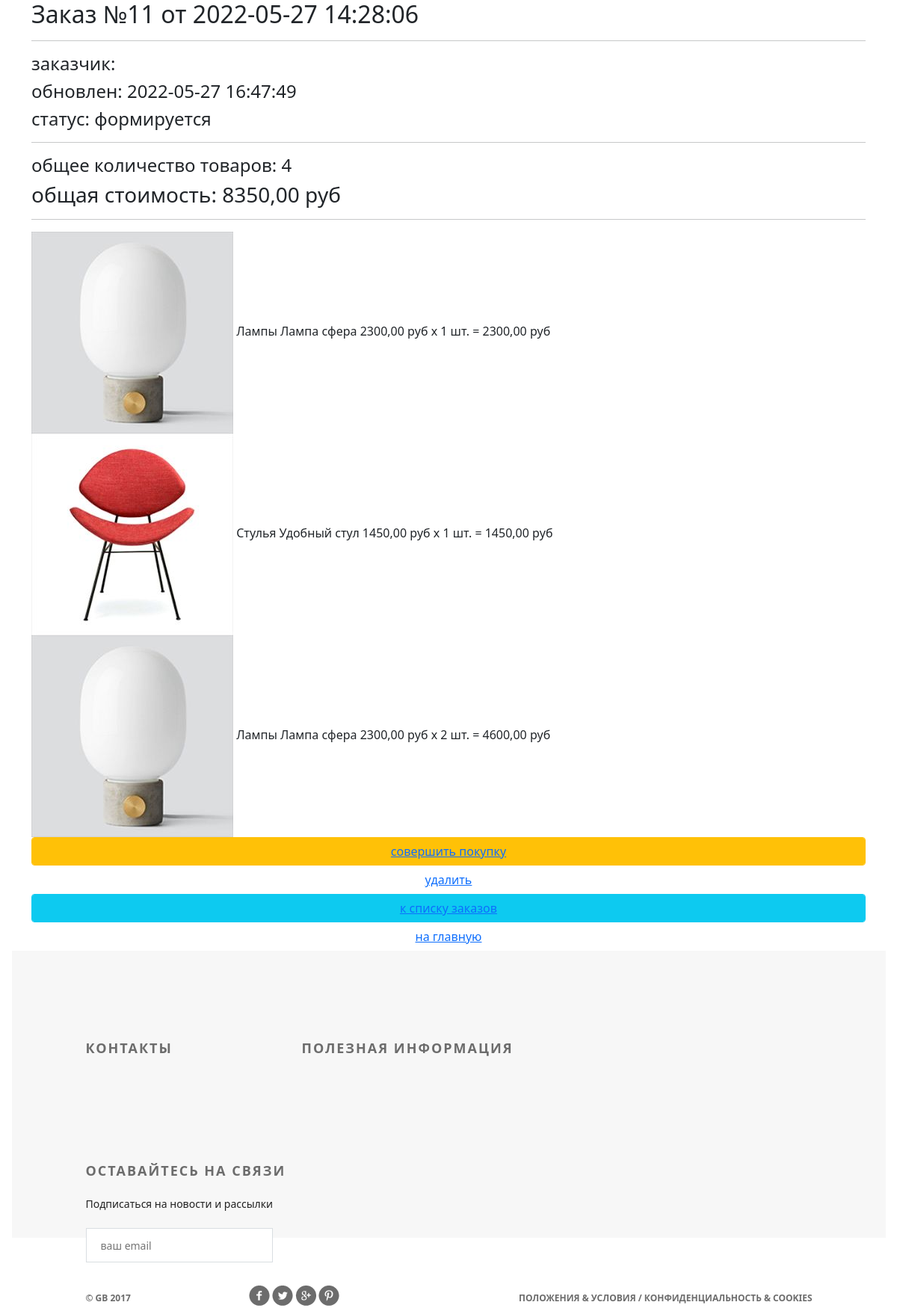
Screenshot of /orders/read/11/ with the database file from the repository.
### ordersapp/models.py (models this page shows, shortened)
class Order(models.Model):
    FORMING = 'FM'
    SENT_TO_PROCEED = 'STP'
    PROCEEDED = 'PRD'
    PAID = 'PD'
    READY = 'RDY'
    CANCEL = 'CNC'
    ORDER_STATUSES_CHOICES = (
        (FORMING, 'формируется'),
        (SENT_TO_PROCEED, 'отправлен на обработку'),
        (PROCEEDED, 'обрабатывается'),
        (PAID, 'оплачен'),
        (READY, 'готов к выдаче'),
        (CANCEL, 'отменен'),
    )
    user = models.ForeignKey(
        settings.AUTH_USER_MODEL,
        on_delete=models.CASCADE,
    )
    created = models.DateTimeField(verbose_name='создан', auto_now_add=True)
    updated = models.DateTimeField(verbose_name='изменен', auto_now=True)
    status = models.CharField(
        verbose_name='статус',
        max_length=3,
        choices=ORDER_STATUSES_CHOICES,
        default=FORMING,
    )
    is_active = models.BooleanField(verbose_name='активен', default=True)
    class Meta:
        ordering = ('-created',)
        verbose_name = 'заказ'
        verbose_name_plural = 'заказы'
    def get_total_quantity(self):
        items = self.orderitems.select_related()
        return sum(list(map(lambda x: x.quantity, items)))
    def get_total_cost(self):
        items = self.orderitems.select_related()
        return sum(list(map(lambda x: x.quantity * x.product.price, items)))

class OrderItem(models.Model):
    objects = OrderItemQuerySet.as_manager()
    order = models.ForeignKey(
        Order,
        related_name="orderitems",
        on_delete=models.CASCADE,
    )
    product = models.ForeignKey(
        Product,
        verbose_name='продукт',
        on_delete=models.CASCADE,
    )
    quantity = models.PositiveIntegerField(
        verbose_name='колличество',
        default=0
    )
    def get_product_cost(self):
        return self.product.price * self.quantity

### mainapp/models.py (models this page shows, shortened)
class Product(models.Model):
    category = models.ForeignKey(
        ProductCategory,
        on_delete=models.CASCADE
    )
    name = models.CharField(
        verbose_name='имя продукт',
        max_length=128
    )
    image = models.ImageField(
        upload_to='products_images',
        blank=True
    )
    short_desc = models.CharField(
        verbose_name='краткое описание',
        max_length=60,
        blank=True
    )
    description = models.TextField(
        verbose_name='описание',
        blank=True
    )
    price = models.DecimalField(
        verbose_name='цена',
        max_digits=8,
        decimal_places=2,
        default=0
    )
    quantity = models.PositiveIntegerField(
        verbose_name='количество на складе',
        default=0
    )
    is_active = models.BooleanField(
        verbose_name='активна',
        default=True
    )

class ProductCategory(models.Model):
    name = models.CharField(
        verbose_name='имя',
        max_length=64,
        unique=True
    )
    description = models.TextField(
        verbose_name='описание',
        blank=True
    )
    is_active = models.BooleanField(
        verbose_name='активна',
        default=True
    )

### ordersapp/views.py (the view)
# urls.py: path('read/<int:pk>/', ordersapp.OrderRead.as_view(), name='order_read'),
class OrderRead(DetailView):
    model = Order
    extra_context = {'title': 'заказы/просмотр'}

### mainapp/context_processors.py (called while the page is built)
def basket(request):
    print(f'context processor basket works')
    basket =[]
    if request.user.is_authenticated:
       basket = Basket.objects.filter(user=request.user)
    return {
        'basket': basket,
    }

### ordersapp/templates/ordersapp/order_detail.html
{% extends "geekshop/base.html" %}
{% load static %}
{% block content %}
   {% include 'ordersapp/includes/inc_order_summary.html' %}
   <div class="basket_list">
       {% for item in object.orderitems.select_related %}
           <div class="basket_record">
               <img src="{{ item.product.image }}"
                    alt="{{ item.product.short_desc }}">
               <span class="category_name">
                   {{ item.product.category.name }}
               </span>
               <span class="product_name">{{ item.product.name }}</span>
               <span class="product_price">
                   {{ item.product.price }}&nbspруб
               </span>
               <span class="product_quantitiy">
                   x {{ item.quantity }} шт.
               </span>
               <span class="product_cost">
                    = {{ item.get_product_cost }}&nbspруб
               </span>
           </div>
       {% endfor %}
   </div>
   {% include 'ordersapp/includes/inc_order_actions.html' %}
{% endblock %}

### geekshop/templates/geekshop/base.html (shortened to what this page needs)
{% load static %}
<!DOCTYPE html>
<html>
<head>
    <link rel="stylesheet" type="text/css" href="{% static 'geekshop/style.css' %}">
    <link href="https://cdn.jsdelivr.net/npm/bootstrap@5.0.2/dist/css/bootstrap.min.css" rel="stylesheet">
</head>
<body>
    <div class="container">
        {% block content %}
        {% endblock %}
        <div class="clr"></div>
    </div>
    {% include 'geekshop/includes/footer.html' %}
</body>
</html>

### ordersapp/templates/ordersapp/includes/inc_order_summary.html (shortened to what this page needs)
{% if object %}
   <div class="h2">Заказ №{{ object.pk }} от {{ object.created|date:"Y-m-d H:i:s" }}</div>
   <hr>
   <div class="h4">заказчик: {{ user.last_name }} {{ user.first_name }} </div>
   <div class="h4">обновлен: {{ object.updated|date:"Y-m-d H:i:s" }}</div>
   <div class="h4">cтатус: {{ object.get_status_display }}</div>
   <hr>
   <div class="h4">
       общее количество товаров: <span class="order_total_quantity">{{ object.get_total_quantity }}</span>
   </div>
   <div class="h3">
       общая стоимость: <span class="order_total_cost">{{ object.get_total_cost }}</span> руб
   </div>
{% endif %}
<hr>

### ordersapp/templates/ordersapp/includes/inc_order_actions.html
{% if object.status == 'FM' %}
   <button class="btn btn-warning btn-round form-control last">
       <a href="{% url 'ordersapp:order_forming_complete' object.pk %}">
           совершить покупку
       </a>
   </button>
   <button class="btn btn-default btn-round form-control last">
       <a href="{% url 'ordersapp:order_delete' object.pk %}">удалить</a>
   </button>
{% endif %}
<button class="btn btn-info btn-round form-control last">
   <a href="{% url 'ordersapp:orders_list' %}">
       к списку заказов
   </a>
</button>
<button class="btn btn-default btn-round form-control last">
   <a href="{% url 'index' %}">на главную</a>
</button>

### geekshop/templates/geekshop/includes/footer.html
<div class="footer">
    <div class="clearfix">
        <div class="text-footer">
            <h3>контакты</h3>
        </div>
        <div class="text-footer">
            <h3>полезная информация</h3>
        </div>
        <div class="text-footer clearfix">
            <h3>Оставайтесь на связи</h3>
            <p>Подписаться на новости и рассылки</p>
            <form>
                <input type="email" name="email" placeholder="ваш email">
                <a href="#"><i class="fa fa-paper-plane fa-2x" aria-hidden="true"></i></a>
            </form>
        </div>
    </div>
    <p class="small">&copy; GB 2017</p>
    <div class="social">
        <a href="#" class="social1"></a>
        <a href="#" class="social2"></a>
        <a href="#" class="social3"></a>
        <a href="#" class="social4"></a>
    </div>
    <p class="small">Положения &amp; Условия / Конфиденциальность &amp; Cookies</p>
</div>

### geekshop/static/geekshop/style.css (style rules this page uses)
* { margin: 0; padding: 0; }
body { font-family: 'Montserrat', sans-serif; }
html, body { height: 100%; }
.clr { height: 384px; }
.container { width: 1366px; margin: 0 auto; min-height: 100%; }
.clearfix:after { content: ""; display: block; clear: both; }
.footer { height: 384px; width: 1169px; background-color: #f7f7f7; padding-left: 99px; padding-right: 98px; margin: -384px auto 0; clear: both; }
.footer form { position: relative; }
.footer form a i { display: block; width: 21px; height: 21px; position: absolute; z-index: 2; top: 10px; right: 50px; color: #6c6c6c; }
.text-footer { margin-top: 120px; width: 221px; float: left; margin-right: 68px; }
.text-footer:last-child { margin-right: 0; }
.text-footer h3 { text-transform: uppercase; color: #6c6c6c; font-size: 18px; font-weight: 700; text-align: left; margin-bottom: 22px; letter-spacing: 2px; }
.text-footer p { color: #212121; font-size: 14px; font-weight: 300; line-height: 24px; text-align: left; margin-bottom: 20px; }
.text-footer a { text-decoration: none; text-transform: uppercase; color: #212121; font-size: 14px; font-weight: 700; line-height: 26px; text-align: left; }
.text-footer:nth-child(2) { width: 422px; }
.text-footer:nth-child(3) { width: 363px; }
.text-footer input { border-width: 1px; border-color: #d9dee1; border-style: solid; background-color: #ffffff; width: 250px; height: 46px; outline: none; color: #6c6c6c; font-size: 14px; font-weight: 300; line-height: 22px; text-align: left; padding-left: 19px; padding-right: 70px; }
.footer .small { text-transform: uppercase; float: left; color: #6c6c6c; font-size: 12px; font-weight: 700; line-height: 26px; text-align: left; margin-top: 35px; }
.social { height: 28px; width: 121px; float: left; margin-left: 158px; margin-top: 30px; }
.social1 { background: url(img/social-links.png); height: 28px; width: 28px; float: left; }
.social2 { background: url(img/social-links.png); background-position: -34px 0px; height: 28px; width: 28px; float: left; margin-left: 3px; }
.social3 { background: url(img/social-links.png); background-position: -67px 0px; height: 28px; width: 28px; float: left; margin-left: 3px; }
.social4 { background: url(img/social-links.png); background-position: -101px 0px; height: 28px; width: 28px; float: left; margin-left: 3px; }
.footer .small:nth-child(4) { float: right; }

### rows the page displays
Order: updated "2022-05-27 16:47:49", status "формируется", get_total_quantity "4", get_total_cost "8350,00"
OrderItem: product.image (picture), product.category.name "Лампы", product.name "Лампа сфера", product.price "2300,00", quantity "1", get_product_cost "2300,00"
OrderItem: product.image (picture), product.category.name "Стулья", product.name "Удобный стул", product.price "1450,00", quantity "1", get_product_cost "1450,00"
OrderItem: product.image (picture), product.category.name "Лампы", product.name "Лампа сфера", product.price "2300,00", quantity "2", get_product_cost "4600,00"
